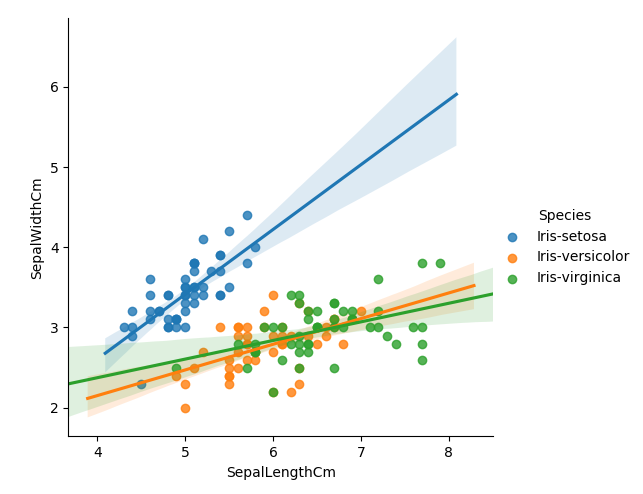

Reproduce this figure in Python.

#Linear Regression in Iris Dataset

import matplotlib.pyplot as plt
import seaborn as sns
import pandas as pd

iris = pd.read_csv('iris.csv')

#seaborn lmplot to illustrate linear regression
sns.lmplot(x = "SepalLengthCm", y = "SepalWidthCm", hue='Species', data=iris)
#Show plot
plt.show()
